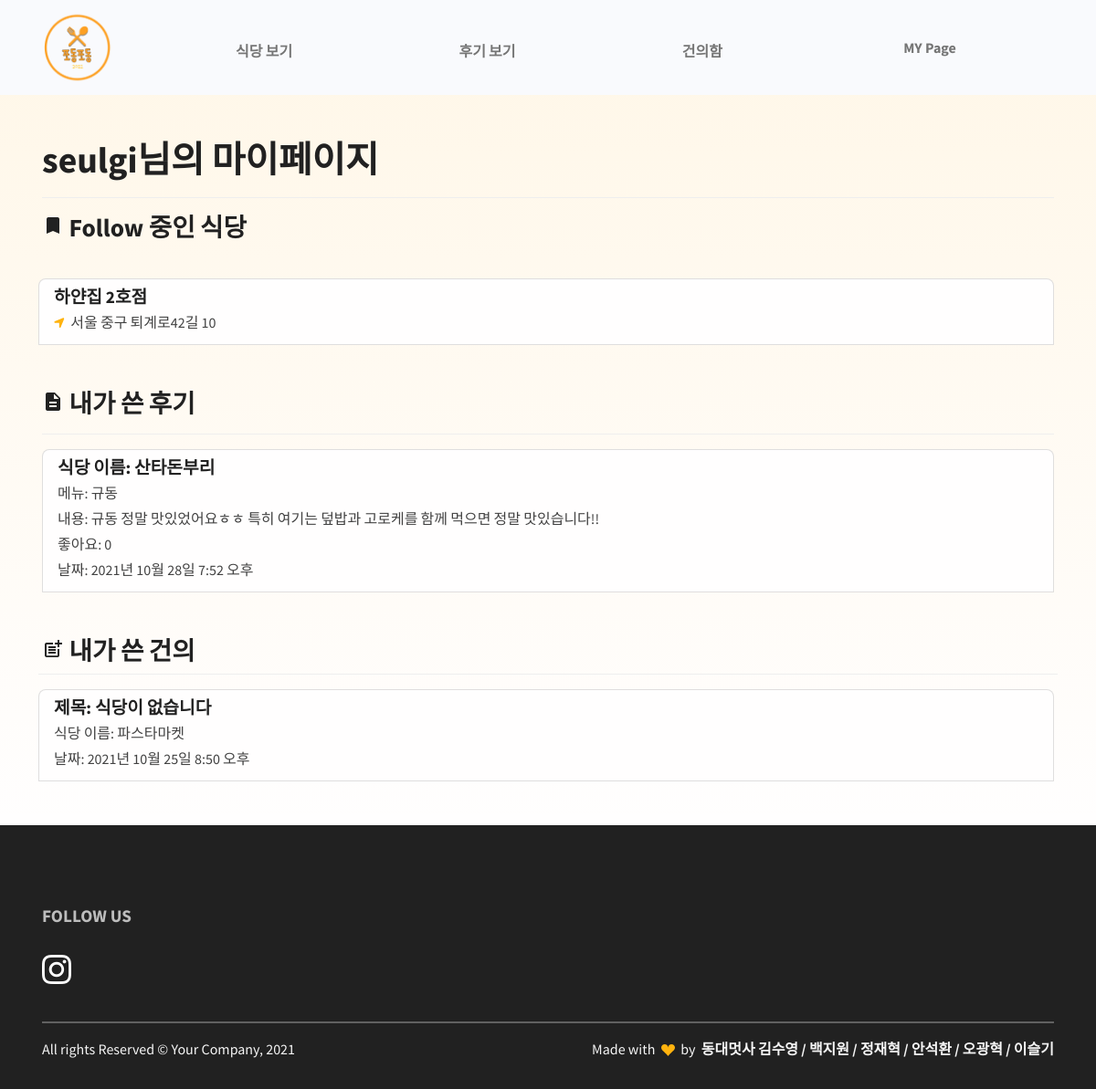
/users/8/mypage/ (signed in), run on the app's committed database.
### restaurant/models.py (models this page shows, shortened)
class Restaurant(models.Model):
    id = models.AutoField(primary_key=True)
    category = models.ForeignKey(Category, on_delete=models.CASCADE)
    name = models.CharField(max_length=30)
    location = models.CharField(max_length=100, blank=True)
    phone_number = models.CharField(max_length=15, blank=True)
    business_hour = models.CharField(max_length=150, blank=True)
    thumbnail = models.ImageField(upload_to='images/', blank=True)
    follow_users = models.ManyToManyField(settings.AUTH_USER_MODEL, blank=True, related_name="follow_restaurants")
    def get_absolute_url(self):
        return reverse('restaurant:restaurant_detail', args=[self.id])

class Comment(models.Model):
    id = models.AutoField(primary_key=True)
    restaurant = models.ForeignKey(Restaurant, on_delete=models.CASCADE)
    menu = models.ForeignKey(FoodMenu, on_delete=models.CASCADE)
    content = models.TextField()
    thumbnail = models.ImageField(upload_to='comment/', blank=True)
    created_at = models.DateTimeField(auto_now_add=True)
    like_users = models.ManyToManyField(settings.AUTH_USER_MODEL, blank=True, related_name="like_comments")
    hate_users = models.ManyToManyField(settings.AUTH_USER_MODEL, blank=True, related_name="hate_comments")
    user = models.ForeignKey(settings.AUTH_USER_MODEL, on_delete=models.CASCADE, null=True)

class FoodMenu(models.Model):
    id = models.AutoField(primary_key=True)
    restaurant = models.ForeignKey(Restaurant, on_delete=models.CASCADE)
    name = models.CharField(max_length=20)
    price = models.CharField(max_length=20)
    def __str__(self):
        return self.name

### board/models.py (models this page shows, shortened)
class Board(models.Model):
    id = models.AutoField(primary_key=True)
    title = models.CharField(max_length=2000)
    cafeteria = models.CharField(max_length=2000)
    writer = models.ForeignKey(User, on_delete=models.CASCADE)
    date = models.DateTimeField()
    body = models.TextField()

### users/views.py (the view)
# urls.py: path("<int:id>/mypage/", views.mypage, name="mypage"),
def mypage(request,id):
    user = request.user
    context = {
        'user':user,
        'boards':Board.objects.filter(writer=user).order_by('-date'),
        'comments':Comment.objects.filter(user=user).order_by("-created_at"),
    }
    return render(request, 'users/mypage.html',context)

### users/templates/users/mypage.html (shortened to what this page needs)
{% extends 'base.html' %}
{% load static %}
{% block content %}
<link rel="stylesheet" href="{% static 'css/components/restaurant_search.css'%}">
<section class="py-0 bg-primary-gradient">
    <div class="container">
        <br>
        <h1 style = 'margin-top:8rem;'>{{user.username}}님의 마이페이지</h1><hr>
        <div class = 'row gx-2'>
            <h3><i class = 'material-icons'>bookmark</i> Follow 중인 식당</h3>
            <br><br><br>
            <div class="list-group">
                {% for restaurant in request.user.follow_restaurants.all %}
                    <a href="{{ restaurant.get_absolute_url }}" class="list-group-item list-group-item-action">
                        <div class="d-flex w-100 justify-content-between">
                            <h5 class="mb-1">{{ restaurant.name }}</h5>
                        </div>
                        <p class="mb-1">
                            <span class="text-primary fs--1 me-1">
                                <i class="fas fa-location-arrow"></i>
                            </span>
                            {{ restaurant.location }}
                        </p>
                    </a>
                {% endfor %}
                <br><br>
            </div>
        </div>
        <div>
            <h3><i class = 'material-icons'>description</i> 내가 쓴 후기</h3><hr>
            <div class = 'list-group'>
                {% for comment in comments %}
                <a class="list-group-item list-group-item-action" href = "{% url 'restaurant:restaurant_detail' comment.restaurant.id %}">
                    <div class="d-flex w-100 justify-content-between">
                        <h5 class="mb-1">식당 이름: {{comment.restaurant.name}}</h5><br>
                    </div>
                        <p class="mb-1">메뉴: {{comment.menu}}<br></p>
                        <p class = 'mb-1'>내용: {{comment.content}}<br></p>
                        <p class = 'mb-1'>좋아요: {{comment.like_users.count}}<br></p>
                        <p class = 'mb-1'>날짜: {{comment.created_at}}<br></p>
                </a>
                {% endfor %}
            <br><br>
            </div>
        </div>
        <div class = 'row gx-2'>
            <h3><i class = 'material-icons'>post_add</i> 내가 쓴 건의</h3><hr>
            <div class = 'list-group'>
                {% for board in boards %}
                <a class="list-group-item list-group-item-action" href = "{% url 'board:request_detail' board.id %}">
                    <div class="d-flex w-100 justify-content-between">
                        <h5 class="mb-1">제목: {{board.title}}</h5><br>
                    </div>
                        <p class="mb-1">식당 이름: {{board.cafeteria}}<br></p>
                        <p class = 'mb-1'>날짜: {{board.date}}<br></p>
                </a>
                {% endfor %}
                <br><br>
            </div>
        </div>
    </div>
</section>
{% endblock %}

### data on the page
Restaurant: name "하얀집 2호점", location "서울 중구 퇴계로42길 10"
Comment: restaurant.name "산타돈부리", menu "규동", content "규동 정말 맛있었어요ㅎㅎ 특히 여기는 덮밥과 고로케를 함께 먹으면 정말 맛있습니다!!", like_users.count "0", created_at "2021년 10월 28일 7:52 오후"
Board: title "식당이 없습니다", cafeteria "파스타마켓", date "2021년 10월 25일 8:50 오후"

### other printed values
{{ user.username }} "seulgi"
